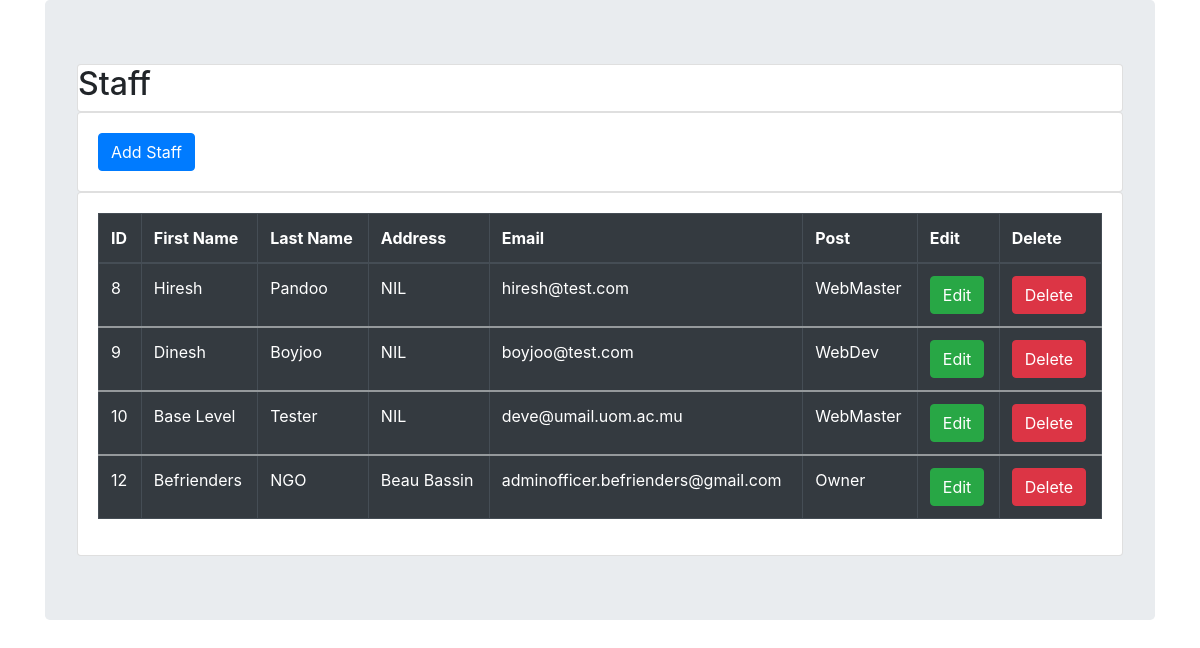
Page /befrienders/addstaff.php (signed in) on the committed database.
### tables this page shows
CREATE TABLE `staff` (
  `id` int(11) NOT NULL,
  `first_name` text NOT NULL,
  `last_name` text NOT NULL,
  `Username` varchar(100) NOT NULL,
  `address` varchar(50) NOT NULL,
  `Password` varchar(500) NOT NULL,
  `email` varchar(50) NOT NULL,
  `contact_number` int(8) NOT NULL,
  `position` text NOT NULL,
  `JobPosition` varchar(100) NOT NULL,
  `status` varchar(5) NOT NULL
);

### befrienders/addstaff.php (the view, shortened to what this page needs)
<?php session_start();
require("connection.php");
?>
<!DOCTYPE html>
<html lang="en">
<head>
	<link rel="stylesheet" href="https://cdn.jsdelivr.net/npm/bootstrap@4.5.3/dist/css/bootstrap.min.css">
</head>
<body>
	<div class="container">
		<div class="jumbotron">
			<div class="card">
				<h2>Staff</h2>
			</div>
			<div class="card">
				<div class="card-body">
        <?php
        if(!($_SESSION['Position']=="Pos3")){
          echo '<button type="button" class="btn btn-primary" data-toggle="modal" data-target="#staffaddmodal">Add Staff
          </button>';
        }
        ?>
					</div>
			</div>
             <div class="card">
             	<div class="card-body">
                    <?php
                          $query = "SELECT * FROM staff";
                          $query_run = mysqli_query($connection,$query);
                       ?>
                       <table class="table table-bordered table-dark">
                       	<thead>
                       		<tr>
                       			<th scope="col">ID</th>
                       			<th scope="col">First Name</th>
                       			<th scope="col">Last Name</th>
                       			<th scope="col">Address</th>
                       			<th scope="col">Email</th>
                       			<th scope="col" >Post</th>
                       			<th scope="col">Edit</th>
                       			<th scope="col">Delete</th>
                       		</tr>
                       	</thead>
                      <?php
                            if($query_run)
                            {
                            	foreach($query_run as $row)
                                  {
                       ?>
                       <tbody>
                       	<tr>
                       		<td><?php echo $row['id'] ?></td>
                       		<td><?php echo $row['first_name'] ?></td>
                       		<td><?php echo $row['last_name'] ?></td>
                       		<td><?php echo $row['address'] ?></td>
                       		<td><?php echo $row['email'] ?></td>
                            <td><?php echo $row['JobPosition'] ?></td>
                            <?php
                           if($_SESSION['Position']=="Pos1"){
                            echo '<td>
                            <button type="button" class="btn btn-success editbtn">Edit</button>
                          </td>
                            <td>
                              <button type="button" class="btn btn-danger deletebtn">Delete</button>
                            </td>';
                           }
                           ?>
                       	</tr>
                       </tbody>
                       <?php
                                 }
                            }
                            else{
                            	echo "No Record Found";
                            }
                        ?>
                       </table>
             	</div>
             </div>
		</div>
	</div>
</body>
</html>

### rows in the picture
staff: id "8", first_name "Hiresh", last_name "Pandoo", address "NIL", email "hiresh@test.com", JobPosition "WebMaster"
staff: id "9", first_name "Dinesh", last_name "Boyjoo", address "NIL", email "boyjoo@test.com", JobPosition "WebDev"
staff: id "10", first_name "Base Level", last_name "Tester", address "NIL", email "deve@umail.uom.ac.mu", JobPosition "WebMaster"
staff: id "12", first_name "Befrienders", last_name "NGO", address "Beau Bassin", email "adminofficer.befrienders@gmail.com", JobPosition "Owner"
